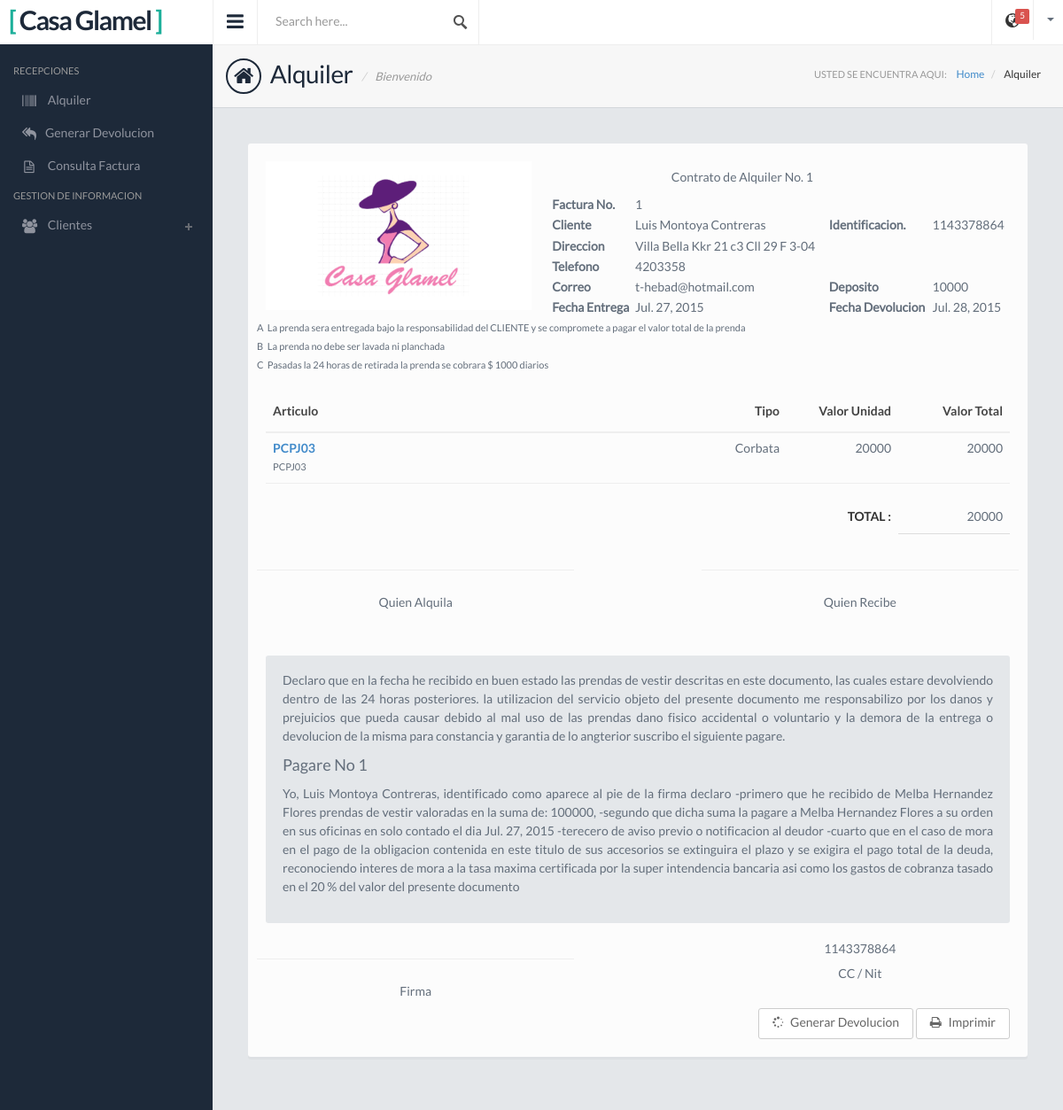
Screenshot of /Alquiler-Factura/1/ with the database file from the repository.
### Apps/Alquiler/models.py (models this page shows, shortened)
class Alquiler(models.Model):
    cliente = models.ForeignKey(Cliente)
    vendedor = models.CharField(max_length=50,blank=True)
    fecha_entrega = models.DateField()
    fecha_devolucion = models.DateField()
    devuelto = models.BooleanField(default=False)
    deposito = models.IntegerField()
    observaciones = models.TextField()

class Alquiler_Detail(models.Model):
    articulo = models.ForeignKey(Articulo)
    alquiler = models.ForeignKey(Alquiler)
    gratis = models.BooleanField(default=False)
    precio = models.IntegerField()

### Apps/GestionInf/models.py (models this page shows, shortened)
class Cliente(models.Model):
    full_nombre = models.CharField(max_length=100)
    identificacion = models.IntegerField()
    direccion = models.CharField(max_length=100)
    telefono = models.IntegerField()
    correo = models.CharField(max_length=100)

### Apps/Inventario/models.py (models this page shows, shortened)
class Articulo(models.Model):
    categoria_idcategoria = models.ForeignKey(Categoria)
    nombre_tipo = models.ForeignKey(Tipo)
    nombre_estado = models.ForeignKey(Estado)
    nombre_estado_ropa = models.ForeignKey(Estado_Ropa)
    color = models.ForeignKey(Color)
    nuevo = models.BooleanField(default=False)
    referencia = models.CharField(max_length=45)
    descripcion = models.CharField(max_length=100)
    fechaingreso = models.DateField()
    fechautil = models.DateField()
    precio_original = models.IntegerField()
    precio = models.IntegerField()
    ubicacion = models.CharField(max_length=45)
    talla = models.ForeignKey(Talla)

class Tipo(models.Model):
    nombre_tipo = models.CharField(max_length=50)
    def __str__(self):
        return self.nombre_tipo

### Apps/Alquiler/views.py (the view, shortened to what this page needs)
# urls.py: url(r'Alquiler-Factura/(?P<pk>[0-9]+)/$', Alquiler_Factura.as_view(), name='Alquiler_Factura'),
class Alquiler_Factura(LoginRequiredMixin,DetailView):
    model = Alquiler
    login_url = '/'
    context_object_name = 'alquiler'
    template_name = 'ModuloRecepcionista/Alquiler/AlquilerDetailTemplate/alquiler_factura_form.html'
    def get_context_data(self, **kwargs):
        cotext = super(Alquiler_Factura,self).get_context_data(**kwargs)
        cotext['alquiler_detail'] = Alquiler_Detail.objects.filter(alquiler=self.get_object().pk)
        alquiler_detail_suma = Alquiler_Detail.objects.filter(alquiler=self.get_object().pk)
        suma = 0
        suma_original = 0
        for alquiler in alquiler_detail_suma:
            suma=alquiler.precio+suma
            suma_original=suma_original+alquiler.articulo.precio_original
        cotext['suma'] = suma
        cotext['suma_original'] = suma_original
        return cotext

### templates/ModuloRecepcionista/Alquiler/AlquilerDetailTemplate/alquiler_factura_form.html (shortened to what this page needs)
{% extends "base_2.html" %}
{% load static from staticfiles %}
{% block link%} <link href="{% static 'css/jquery.datatables.css' %}" rel="stylesheet">
 {%endblock%}
{% block page %} Alquiler {% endblock %}
{% block page2 %} Alquiler {% endblock %}
{% block contenido%}
     <div class="contentpanel">
      <div class="panel panel-default">
        <div class="panel-body">
            <div class="row">
                <div class="col-sm-12">
                    <table style="width:100%">
                        <tr>
                            <td rowspan="7"><img src="{% static 'images/descarga.png' %}" class="img-responsive mb10" alt=""
                            height="300" width="300"/></td>
                            <th class="text-center" colspan="3"><h5>Contrato de Alquiler No. {{ alquiler.pk }}</h5></th>
                        </tr>
                        <tr>
                            <th>Factura No.</th>
                            <td>{{ alquiler.pk }}</td></tr>
                        <tr>
                            <th>Cliente</th>
                            <td>{{ alquiler.cliente.full_nombre }}</td>
                            <th>Identificacion.</th>
                            <td>{{ alquiler.cliente.identificacion }}</td>
                        </tr>
                            <tr>
                                <th>Direccion</th>
                                <td>{{ alquiler.cliente.direccion }}</td>
                            </tr>
                            <tr>
                                <th>Telefono</th>
                                <td>{{ alquiler.cliente.telefono }}</td>
                            </tr>
                            <tr>
                                <th>Correo</th>
                                <td>{{ alquiler.cliente.correo }}</td>
                                <th>Deposito</th>
                                <td>{{ alquiler.deposito }}</td>
                            </tr>
                            <tr>
                                <th>Fecha Entrega</th>
                                <td>{{ alquiler.fecha_entrega }}</td>
                                <th>Fecha Devolucion</th>
                                <td>{{ alquiler.fecha_devolucion }}</td>
                            </tr>
                    </table>
                </div>
                <div class="row">
                    <div class="col-md-12">
                        <table style="width:100%">
                            <tr>
                                <td><small>A</small></td>
                                <td><small>La prenda sera entregada bajo la responsabilidad del CLIENTE y se compromete a pagar el valor total de la prenda</small></td>
                            </tr>
                            <tr>
                                <td><small>B</small></td>
                                <td><small>La prenda no debe ser lavada ni planchada</small></td>
                            </tr>
                            <tr>
                                <td><small>C</small></td>
                                <td><small>Pasadas la 24 horas de retirada la prenda se cobrara $ 1000 diarios</small></td>
                            </tr>
                        </table>
                    </div>
                </div>
            </div>
            <div class="table-responsive">
            <table class="table table-invoice">
            <thead>
              <tr>
                <th>Articulo</th>
                <th>Tipo</th>
                <th>Valor Unidad</th>
                <th>Valor Total</th>
              </tr>
            </thead>
            <tbody>
            {% for alquiler_detail in alquiler_detail%}
              <tr>
                <td>
                    <div class="text-primary"><strong>{{ alquiler_detail.articulo.referencia }}</strong></div>
                    <small>{{ alquiler_detail.articulo.descripcion }}</small>
                </td>
                <td>{{ alquiler_detail.articulo.nombre_tipo }}</td>
                <td>{{ alquiler_detail.precio }}</td>
                <td>{{ alquiler_detail.precio }}</td>
              </tr>
                {% endfor %}
          </table>
          </div>
            <table class="table table-total">
                <tbody>
                    <tr>
                        <td><strong>TOTAL :</strong></td>
                        <td>{{ suma }}</td>
                    </tr>
                </tbody>
            </table>
            <div class="row">
                <div class="col-lg-5">
                    <div class="row"><hr></div>
                    <div class="row"><h5 class="text-center">Quien Alquila</h5></div>
                </div>
                <div class="col-lg-2">
                </div>
                <div class="col-lg-5">
                    <div class="row"><hr></div>
                    <div class="row"><h5 class="text-center">Quien Recibe</h5></div>
                </div>
            </div>
            <div class="well">
                <p class="text-justify"> Declaro que en la fecha he recibido en buen estado las prendas de vestir descritas en este documento,
                    las cuales estare devolviendo dentro de las 24 horas posteriores. la utilizacion del servicio objeto
                    del presente documento me responsabilizo por los danos y prejuicios que pueda causar debido al mal
                    uso de las prendas dano fisico accidental o voluntario y la demora de la entrega o devolucion de la
                    misma para constancia y garantia de lo angterior suscribo el siguiente pagare.
                </p>
                <p><h4>Pagare No {{ alquiler.pk }}</h4></p>
                <p class="text-justify"> Yo, {{ alquiler.cliente.full_nombre }}, identificado como aparece al pie de la firma declaro -primero que he recibido
                    de Melba Hernandez Flores prendas de vestir valoradas en la suma de: {{ suma_original }}, -segundo que
                    dicha suma la pagare a Melba Hernandez Flores a su orden en sus oficinas en solo contado el dia {{ alquiler.fecha_entrega }}
                    -terecero de aviso previo o notificacion al deudor -cuarto que en el caso de mora en el pago de la
                    obligacion contenida en este titulo de sus accesorios se extinguira el plazo y se exigira el pago total
                    de la deuda, reconociendo interes de mora a la tasa maxima certificada por la super intendencia bancaria
                    asi como los gastos de cobranza tasado en el 20 % del valor del presente documento
                </p>
            </div>
            <div class="row">
                <div class="col-lg-5">
                    <div class="row"><hr></div>
                    <div class="row"><h5 class="text-center">Firma</h5></div>
                </div>
                <div class="col-lg-2">
                </div>
                <div class="col-lg-5">
                    <div class="row text-center">{{ alquiler.cliente.identificacion }}</div>
                    <div class="row"><h5 class="text-center">CC / Nit</h5></div>
                </div>
            </div>
            <form method="post">
            <div class="text-right btn-invoice">
                <button type="submit" class="btn btn-white"><i class="fa  fa-spinner mr5"></i> Generar Devolucion</button>
                <a href="{% url 'Alquiler:Alquiler_Factura_Imprimir' alquiler.pk%}" class="btn btn-white" target="_blank"><i class="fa fa-print mr5"></i> Imprimir</a>
            </div>
            </form>
        </div>
      </div>
    </div>
{% endblock %}

### static/css/style.default.css (style rules this page uses)
body { background: #1d2939; font-family: 'LatoRegular', 'Lucida Grande', 'Lucida Sans Unicode', Helvetica, sans-serif !important; line-height: 21px; color: #636e7b; overflow: hidden; }
h1,h2,h3,h4,h5 { font-family: 'LatoRegular', 'Lucida Grande', 'Lucida Sans Unicode', Helvetica, sans-serif; }
strong { font-family: 'LatoBold'; font-weight: normal; }
.contentpanel { padding: 20px; }
.contentpanel::after { clear: both; display: block; content: ''; }
p { margin-bottom: 10px; }
.table-invoice { -moz-box-shadow: none; -webkit-box-shadow: none; box-shadow: none; border-bottom: 1px solid #eee; margin-top: 20px; }
.table-invoice thead > tr > th { background: none; }
.table-invoice thead > tr > th:last-child, .table-invoice thead > tr > th:nth-child(3), .table-invoice thead > tr > th:nth-child(2) { text-align: right; }
.table-invoice tbody > tr > td:last-child, .table-invoice tbody > tr > td:nth-child(3), .table-invoice tbody > tr > td:nth-child(2) { width: 15%; text-align: right; }
.table-total { -moz-box-shadow: none; -webkit-box-shadow: none; box-shadow: none; float: right; }
.table-total > tbody > tr > td { border: 0; }
.table-total > tbody > tr > td:last-child { border-bottom: 1px solid #ddd; width: 15%; text-align: right; }
.table-total > tbody > tr > td:first-child { text-align: right; color: #333; }
.mb10 { margin-bottom: 10px; }
.mr5 { margin-right: 5px; }

### rows the page displays
Alquiler: pk "1", cliente.full_nombre "Luis Montoya Contreras", cliente.identificacion "1143378864", cliente.direccion "Villa Bella Kkr 21 c3 Cll 29 F 3-04", cliente.telefono "4203358", cliente.correo "t-hebad@hotmail.com", deposito "10000", fecha_entrega "Jul. 27, 2015", fecha_devolucion "Jul. 28, 2015"
Alquiler_Detail: articulo.referencia "PCPJ03", articulo.descripcion "PCPJ03", articulo.nombre_tipo "Corbata", precio "20000"

### other values shown
{{ suma }} "20000"
{{ suma_original }} "100000"
